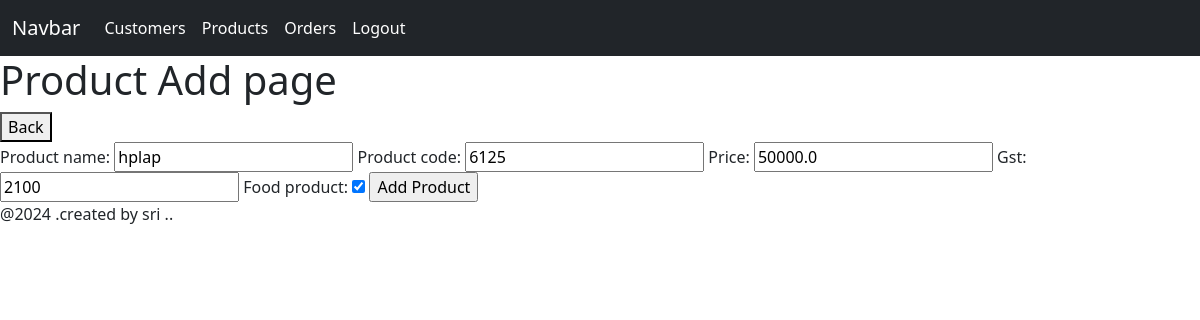
Screenshot of /hi/update/20/ with the database file from the repository.
### New_App/models.py (models this page shows, shortened)
class Mytable(models.Model):
    product_name = models.CharField(max_length=30 , null = True)
    product_code = models.CharField(max_length=30 , null = True)
    price = models.FloatField(default=0)
    gst = models.IntegerField(default=0)
    food_product = models.BooleanField(default=False)

### New_App/views.py (the view)
# urls.py: path('update/<int:id>/',update, name='product_update'),
def update(request,id):
    selected_product=Mytable.objects.get(id=id)
    context={
        'product':Product(instance=selected_product)}
    if request.method=='POST':
        product=Product(request.POST,instance=selected_product)
        if product.is_valid():
            product.save()
            return redirect('/hi/product/')
    return render(request,'forms.html',context)

### New_App/form.py
class Product(ModelForm):
    class Meta:
        model = Mytable
        fields ="__all__"

### Frontend/templates/forms.html (shortened to what this page needs)
{% extends 'base.html' %}
{% block content %}
<h1>Product Add page</h1>
<a href="/hi/product/">
    <button>Back</button>
</a>
<form action="" method="POST">
    {{product}}
    <input type="submit" value="Add Product">
</form>
{% endblock %}

### rows the page displays
Mytable: product_name "hplap", product_code "6125", price "50000.0", gst "2100", food_product "☑"
